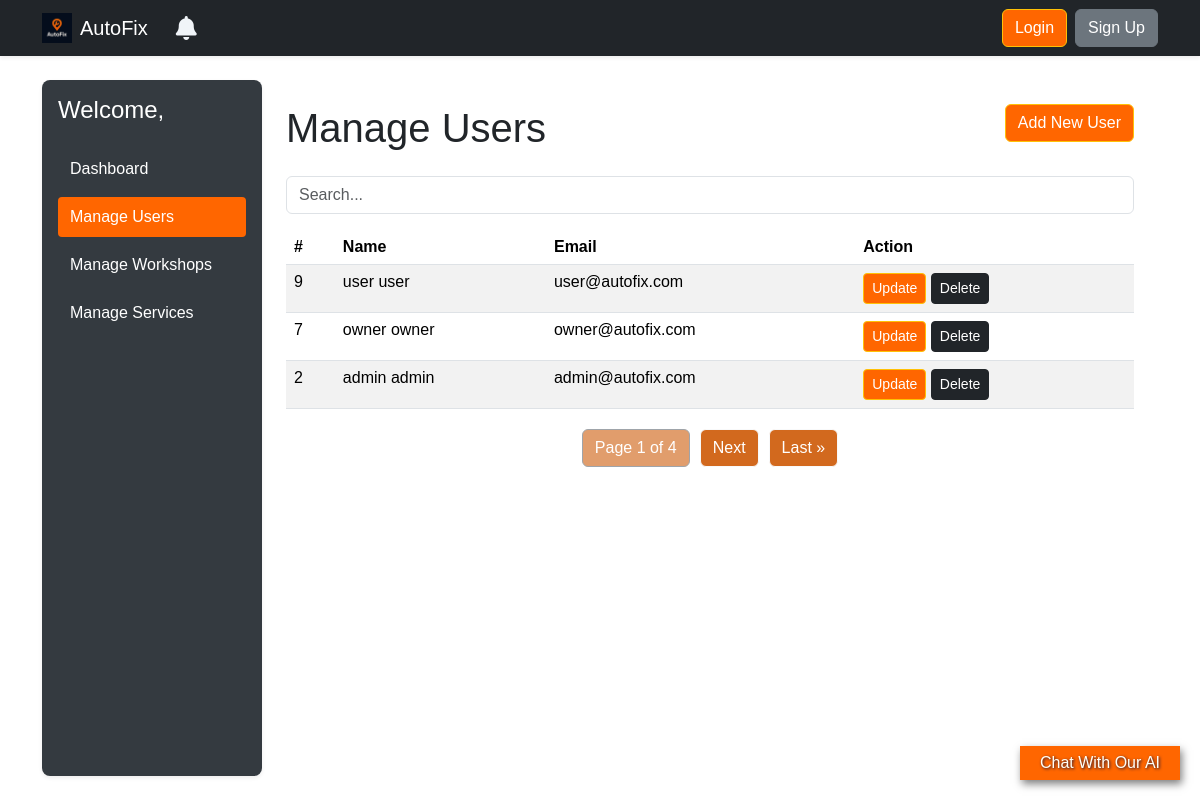
The app's page /admin_dashboard/admin/manage-users/, older data.
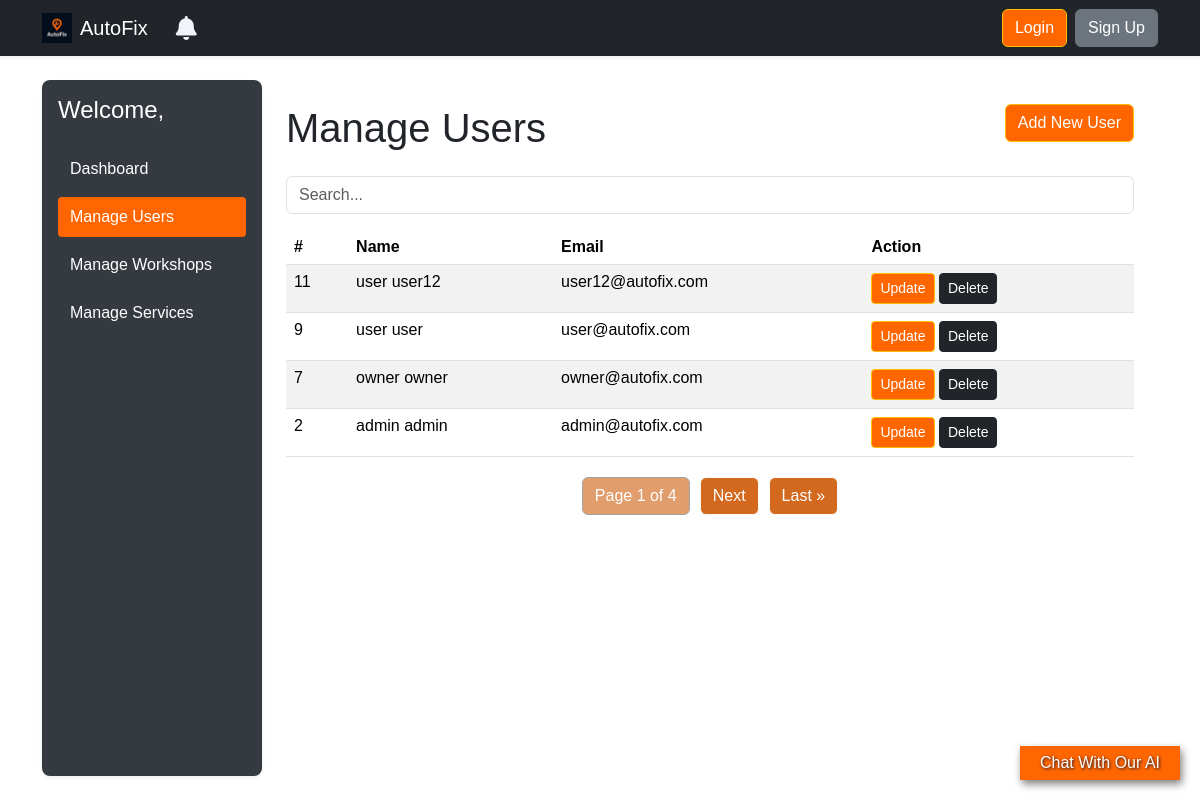
The same page, newer data.
### accounts/models.py (models this page shows, shortened)
class User(AbstractUser):
    username = None
    email = models.EmailField(unique=True)
    phone = models.CharField(max_length=15, unique=True, blank=True)
    is_workshop_owner = models.BooleanField(default=False)
    address = models.ForeignKey(Address, on_delete=models.SET_NULL, null=True, blank=True)
    objects = UserManager()
    USERNAME_FIELD = 'email'
    REQUIRED_FIELDS = ['first_name', 'last_name']  # names required for registration

### admin_dashboard/views.py (the view)
# urls.py: path('admin/manage-users/', views.manage_users, name='manage_users'),
def manage_users(request):
    users = User.objects.all().order_by('-id')
    data = [
        {'name': f'User {i}', 'description': f'Description {i}'} for i in range(1, 21)
    ]
    paginator = Paginator(data, 5)
    page_number = request.GET.get('page')
    page_obj = paginator.get_page(page_number)
    context = {
        'users': users,
        'page_obj': page_obj
    }
    return render(request, 'admin_dashboard/manage_users.html', context)

### templates/admin_dashboard/manage_users.html (shortened to what this page needs)
{% extends 'base2.html' %}
{% load static bootstrap5 %}
{% block extra_css %}
<link rel="stylesheet" href="{% static 'css/dashboard.css' %}">
{% endblock %}
{% block content %}
<div class="wrapper d-flex">
    <aside class="sidebar p-3 shadow-sm">
        <h4 class="welcome mb-4">Welcome, {{ user.get_short_name }}</h4>
        <nav class="menu d-flex flex-column gap-2">
            <a href="{% url 'admin_dashboard:dashboard' %}" class="text-white text-decoration-none">Dashboard</a>
            <a href="{% url 'admin_dashboard:manage_users' %}" class="active-link text-white text-decoration-none">Manage
                Users</a>
            <a href="{%url 'admin_dashboard:manage_workshops'%}" class="text-white text-decoration-none" >Manage Workshops</a>
            <a href="{% url 'admin_dashboard:manage_services' %}" class="text-white text-decoration-none">Manage Services</a>
        </nav>
    </aside>
    <main class="main-content flex-grow-1 p-4">
        <div class="d-flex justify-content-between">
            <h1 class="mb-4">Manage Users</h1>
            <div>
                <a class="btn btn-warning text-white" style="background-color: #ff6600;"
               href="{% url 'admin_dashboard:create_user' %}">Add New User</a>
            </div>
        </div>
        <div class="search-box mb-3">
            <input type="text" class="form-control" placeholder="Search...">
        </div>
        <table class="table table-striped">
            <thead>
                <tr>
                    <th>#</th>
                    <th>Name</th>
                    <th>Email</th>
                    <th>Action</th>
                </tr>
            </thead>
            {% for user in users %}
            <tr id="user-{{ user.id }}">
                <td>{{ user.id }}</td>
                <td>{{ user.first_name }} {{ user.last_name }}</td>
                <td>{{ user.email }}</td>
                <td>
                    <button class="btn btn-warning btn-sm"style="background-color: #ff6600; color:white;" onclick="updateUser({{ user.id }})">
                        Update
                    </button>
                    <button class="btn btn-dark btn-sm" onclick="deleteUser({{ user.id }})">
                        Delete
                    </button>
                </td>
            </tr>
            {% endfor %}
        </table>
        <div class="pagination" style="margin-top: 20px; text-align: center;">
            <span class="btn btn-secondary disabled">
                Page {{ page_obj.number }} of {{ page_obj.paginator.num_pages }}
            </span>
            {% if page_obj.has_next %}
                <a href="?page={{ page_obj.next_page_number }}" class="btn btn-light">Next</a>
                <a href="?page={{ page_obj.paginator.num_pages }}" class="btn btn-light">Last &raquo;</a>
            {% endif %}
        </div>
    </main>
</div>
{% endblock %}

Row changes from the older to the newer data that the page shows:
added User: id "11", first_name "user", last_name "user12", email "user12@autofix.com"
